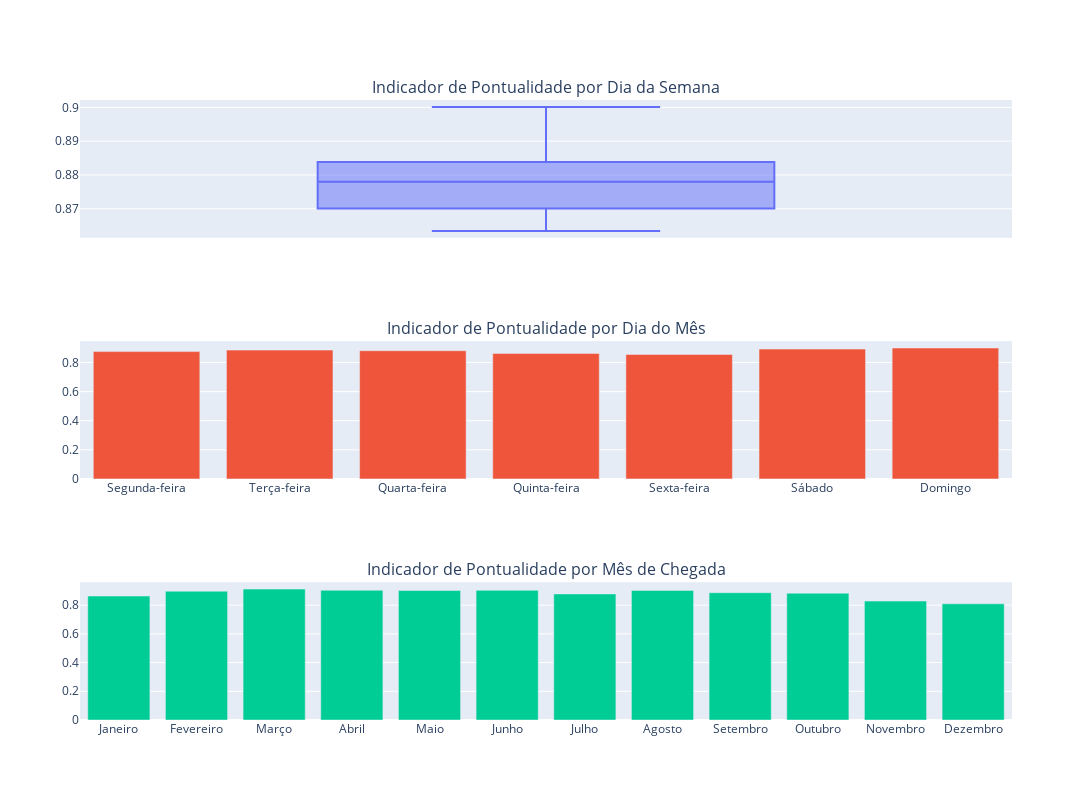

Notebook cell for this chart:
### Code cell
# Criando subplots
fig = make_subplots(rows=3, cols=1, subplot_titles=(
'Indicador de Pontualidade por Dia da Semana',
'Indicador de Pontualidade por Dia do Mês',
'Indicador de Pontualidade por Mês de Chegada'
))

# Boxplot para indicador de pontualidade de todos os aeroportos
fig.add_trace(
    go.Box(y=df_dia_mes['Indicador_Pontualidade'], name=''),
    row=1, col=1
)

# Gráfico de barras para os 10 piores aeroportos
fig.add_trace(
    go.Bar(x=df_dia_semana['dia_semana_chegada'],
           y=df_dia_semana['Indicador_Pontualidade'],
           orientation='v'),
    row=2, col=1
) 
fig.update_xaxes(categoryorder='array', categoryarray= ['Segunda-feira','Terça-feira', 'Quarta-feira', 'Quinta-feira', 'Sexta-feira', 'Sábado',  'Domingo'])

# Gráfico de barras para os 10 melhores aeroportos
fig.add_trace(
    go.Bar(x=df_mes_chegada['mes_chegada'],
           y=df_mes_chegada['Indicador_Pontualidade'],
           orientation='v'),
    row=3, col=1
)
 
# Atualizando layout
fig.update_layout(height=800, width=1500, showlegend=False)

# Atualizando eixos
fig.update_xaxes(categoryorder='array', categoryarray= ['Segunda-feira','Terça-feira', 'Quarta-feira', 'Quinta-feira', 'Sexta-feira', 'Sábado',  'Domingo'], row=2, col=1)
fig.update_xaxes(categoryorder='array', categoryarray= ['Janeiro', 'Fevereiro', 'Março',  'Abril',  'Maio',  'Junho', 'Julho',  'Agosto',  'Setembro', 'Outubro', 'Novembro',  'Dezembro'], row=3, col=1)

# Exibindo o gráfico
fig.show()

### Figure 1 — Plotly figure (JSON) as saved in the notebook; plotly's stock layout.template omitted (floating-point values rounded to 4 significant figures)
{"data": [{"name": "", "type": "box", "xaxis": "x", "y": [0.8665, 0.8854, 0.878, 0.8762, 0.8766, 0.8758, 0.887, 0.8925, 0.8807, 0.8661, 0.8695, 0.8682, 0.8811, 0.8819, 0.8695, 0.8812, 0.8635, 0.8775, 0.8804, 0.8641, 0.8732, 0.8786, 0.8685, 0.8784, null, 0.8988, 0.8872, 0.9001, 0.8845, 0.8895, 0.8718, 0.8777], "yaxis": "y"}, {"orientation": "v", "type": "bar", "x": ["Sábado", "Segunda-feira", "Terça-feira", "Quinta-feira", "Quarta-feira", "Domingo", null, "Sexta-feira"], "xaxis": "x2", "y": [0.8925, 0.8753, 0.8855, 0.8629, 0.8813, 0.9, null, 0.8557], "yaxis": "y2"}, {"orientation": "v", "type": "bar", "x": ["Junho", "Maio", "Dezembro", "Janeiro", "Abril", "Fevereiro", "Novembro", "Setembro", "Agosto", null, "Julho", "Outubro", "Março"], "xaxis": "x3", "y": [0.9034, 0.9018, 0.8093, 0.8636, 0.9039, 0.8974, 0.8284, 0.8868, 0.903, null, 0.8783, 0.8831, 0.9119], "yaxis": "y3"}], "layout": {"annotations": [{"font": {"size": 16}, "showarrow": false, "text": "Indicador de Pontualidade por Dia da Semana", "x": 0.5, "xanchor": "center", "xref": "paper", "y": 1, "yanchor": "bottom", "yref": "paper"}, {"font": {"size": 16}, "showarrow": false, "text": "Indicador de Pontualidade por Dia do Mês", "x": 0.5, "xanchor": "center", "xref": "paper", "y": 0.6111, "yanchor": "bottom", "yref": "paper"}, {"font": {"size": 16}, "showarrow": false, "text": "Indicador de Pontualidade por Mês de Chegada", "x": 0.5, "xanchor": "center", "xref": "paper", "y": 0.2222, "yanchor": "bottom", "yref": "paper"}], "height": 800, "showlegend": false, "width": 1500, "xaxis": {"anchor": "y", "autorange": true, "categoryarray": ["Segunda-feira", "Terça-feira", "Quarta-feira", "Quinta-feira", "Sexta-feira", "Sábado", "Domingo"], "categoryorder": "array", "domain": [0, 1], "range": [6.5, 7.5], "type": "category"}, "xaxis2": {"anchor": "y2", "autorange": true, "categoryarray": ["Segunda-feira", "Terça-feira", "Quarta-feira", "Quinta-feira", "Sexta-feira", "Sábado", "Domingo"], "categoryorder": "array", "domain": [0, 1], "range": [-0.5, 6.5], "type": "category"}, "xaxis3": {"anchor": "y3", "autorange": true, "categoryarray": ["Janeiro", "Fevereiro", "Março", "Abril", "Maio", "Junho", "Julho", "Agosto", "Setembro", "Outubro", "Novembro", "Dezembro"], "categoryorder": "array", "domain": [0, 1], "range": [-0.5, 11.5], "type": "category"}, "yaxis": {"anchor": "x", "autorange": true, "domain": [0.7778, 1], "range": [0.8614, 0.9022], "type": "linear"}, "yaxis2": {"anchor": "x2", "autorange": true, "domain": [0.3889, 0.6111], "range": [0, 0.9474], "type": "linear"}, "yaxis3": {"anchor": "x3", "autorange": true, "domain": [0, 0.2222], "range": [0, 0.9599], "type": "linear"}}}
